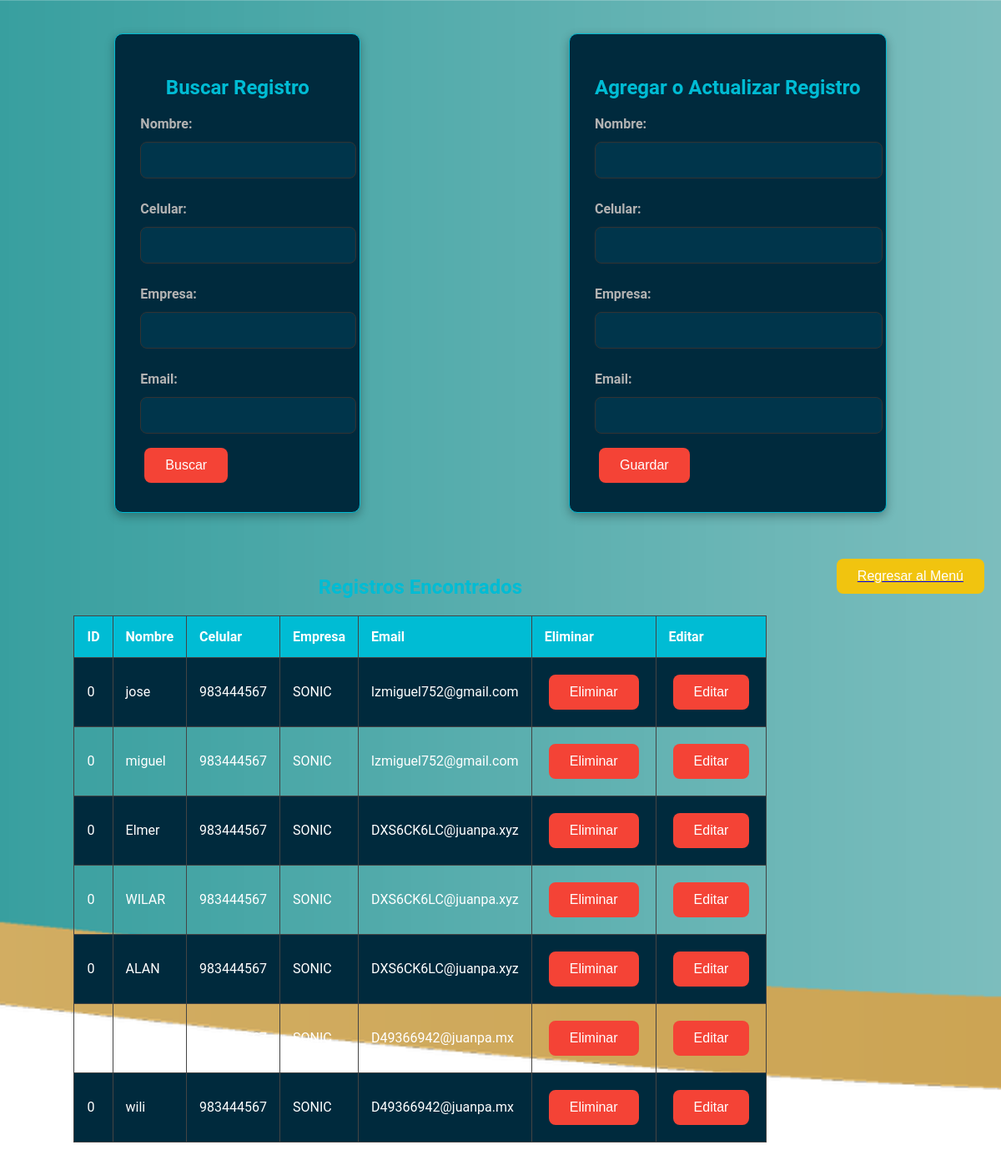
Screenshot of /Models/proveedores.php with the database file from the repository.
### tables this page shows
CREATE TABLE `tbl_pro` (
  `NOMBRE` varchar(255) NOT NULL,
  `CELULAR` varchar(20) NOT NULL,
  `EMPRESA` varchar(30) NOT NULL,
  `EMAIL` varchar(40) NOT NULL,
  `ID` int(11) NOT NULL
);

### Models/proveedores.php (the view, shortened to what this page needs)
<?php
$servername = "localhost";
$username = "root";
$password = "";
$dbname = "databgeneral";
$conn = new mysqli($servername, $username, $password, $dbname);
$id = isset($_POST['id']) ? $_POST['id'] : '';
$nombre = isset($_POST['nombre']) ? $_POST['nombre'] : '';
$celular = isset($_POST['celular']) ? $_POST['celular'] : '';
$empresa = isset($_POST['empresa']) ? $_POST['empresa'] : '';
$email = isset($_POST['email']) ? $_POST['email'] : '';
if (!isset($result)) {
    $sql = "SELECT * FROM TBL_PRO";
    $result = $conn->query($sql);
}
?>
<!DOCTYPE html>
<html lang="es">
<head>
</head>
<body>
    <div class="form-container">
        <h2>Buscar Registro</h2>
        <form method="POST">
            <label for="nombre">Nombre:</label>
            <input type="text" name="nombre"><br>
            <label for="celular">Celular:</label>
            <input type="text" name="celular"><br>
            <label for="empresa">Empresa:</label>
            <input type="text" name="empresa"><br>
            <label for="email">Email:</label>
            <input type="email" name="email"><br>
            <button type="submit" name="accion" value="buscar">Buscar</button>
        </form>
    </div>
    <div class="form-container">
        <h2>Agregar o Actualizar Registro</h2>
        <form method="POST">
            <label for="nombre">Nombre:</label>
            <input type="text" name="nombre" value="<?= $nombre; ?>"><br>
            <label for="celular">Celular:</label>
            <input type="text" name="celular" value="<?= $celular; ?>"><br>
            <label for="empresa">Empresa:</label>
            <input type="text" name="empresa" value="<?= $empresa; ?>"><br>
            <label for="email">Email:</label>
            <input type="email" name="email" value="<?= $email; ?>"><br>
            <?php if ($id): ?>
                <button type="submit" name="accion" value="actualizar">Actualizar</button>
            <?php else: ?>
                <button type="submit" name="accion" value="guardar">Guardar</button>
            <?php endif; ?>
        </form>
    </div>
    <div class="records-container">
        <h2>Registros Encontrados</h2>
        <?php
        if (isset($result)) {
            if ($result->num_rows > 0) {
                echo "<table>
                        <tr>
                            <th>ID</th>
                            <th>Nombre</th>
                            <th>Celular</th>
                            <th>Empresa</th>
                            <th>Email</th>
                            <th>Eliminar</th>
                            <th>Editar</th>
                        </tr>";
                while ($row = $result->fetch_assoc()) {
                    echo "<tr>
                            <td>{$row['ID']}</td>
                            <td>{$row['NOMBRE']}</td>
                            <td>{$row['CELULAR']}</td>
                            <td>{$row['EMPRESA']}</td>
                            <td>{$row['EMAIL']}</td>
                            <td>
                                <form method='POST' onsubmit='return confirmarEliminacion()'>
                                    <input type='hidden' name='id' value='{$row['ID']}'>
                                    <button type='submit' name='accion' value='eliminar'>Eliminar</button>
                                </form>
                            </td>
                            <td>
                                <form method='POST'>
                                    <input type='hidden' name='id' value='{$row['ID']}'>
                                    <button type='submit' name='accion' value='editar'>Editar</button>
                                </form>
                            </td>
                        </tr>";
                }
                echo "</table>";
            } else {
                echo "<p>No se encontraron registros.</p>";
            }
        }
        ?>
    </div>
    <a href="PMENU.php">
        <button class="regresar-btn">Regresar al Menú</button>
    </a>
</body>
<link rel="stylesheet" href="../css/proovedores.css">
</html>

### css/proovedores.css (style rules this page uses)
body { font-family: 'Roboto', sans-serif; margin: 0; padding: 0; background-image: url('../img/FONDOX.png'); background-size: cover; background-position: center; color: #ffffff; display: flex; justify-content: space-between; padding: 20px; gap: 15px; flex-wrap: wrap; }
.form-container { background-color: #002a3d; border-radius: 10px; box-shadow: 0 4px 12px rgba(0, 0, 0, 0.3); max-width: 500px; margin: 20px auto; padding: 30px; border: 1px solid #00bcd4; }
h2 { color: #00bcd4; text-align: center; margin-bottom: 20px; }
label { display: block; font-weight: bold; margin-top: 15px; color: #b3b3b3; }
input[type="text"], input[type="email"] { width: 100%; padding: 12px; margin: 12px 0; border-radius: 8px; border: 1px solid #333; background-color: #00354b; color: #ffffff; font-size: 16px; }
button { background-color: #00bcd4; color: white; padding: 12px 25px; border: none; border-radius: 8px; cursor: pointer; font-size: 16px; margin-top: 15px; transition: background-color 0.3s ease; }
.records-container { max-width: 90%; margin: 20px auto; overflow-x: auto; }
table { width: 100%; border-collapse: collapse; margin-top: 20px; }
th, td { padding: 15px; text-align: left; border: 1px solid #444; }
th { background-color: #00bcd4; color: white; }
tr:nth-child(even) { background-color: #002a3d; }
form button { background-color: #f44336; margin: 5px; }
.regresar-btn { background-color: #f1c40f; color: white; padding: 12px 25px; border: none; border-radius: 8px; cursor: pointer; font-size: 16px; margin-top: 20px; display: block; text-align: center; width: 100%; transition: background-color 0.3s ease; }

### rows the page displays
tbl_pro: ID "0", NOMBRE "jose", CELULAR "983444567", EMPRESA "SONIC", EMAIL "lzmiguel752@gmail.com"
tbl_pro: ID "0", NOMBRE "miguel", CELULAR "983444567", EMPRESA "SONIC", EMAIL "lzmiguel752@gmail.com"
tbl_pro: ID "0", NOMBRE "Elmer", CELULAR "983444567", EMPRESA "SONIC", EMAIL "DXS6CK6LC@juanpa.xyz"
tbl_pro: ID "0", NOMBRE "WILAR", CELULAR "983444567", EMPRESA "SONIC", EMAIL "DXS6CK6LC@juanpa.xyz"
tbl_pro: ID "0", NOMBRE "ALAN", CELULAR "983444567", EMPRESA "SONIC", EMAIL "DXS6CK6LC@juanpa.xyz"
tbl_pro: CELULAR "983444567", EMPRESA "SONIC", EMAIL "D49366942@juanpa.mx"
tbl_pro: ID "0", NOMBRE "wili", CELULAR "983444567", EMPRESA "SONIC", EMAIL "D49366942@juanpa.mx"
